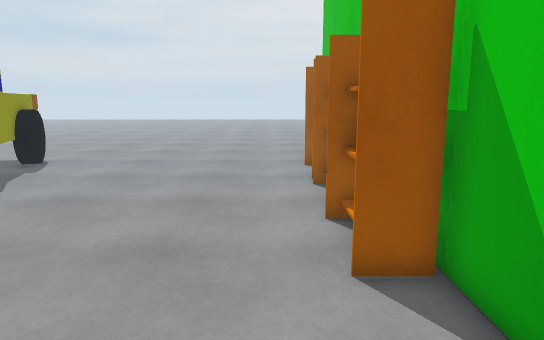
[1] (above)

19 first-person views from a walk through a Unity game level. The camera is 1.5 m above the floor, tilts 10° down and sees 70° across. The floor is counted in squares, 0.5 m on a side. Each view is taken from the middle of a square. On the plan, view 1 faces up. The plan holds only what a view shows up to about 20 squares ahead; the rest is blank. The place goes on beyond the plan. The player is left out.

[2]
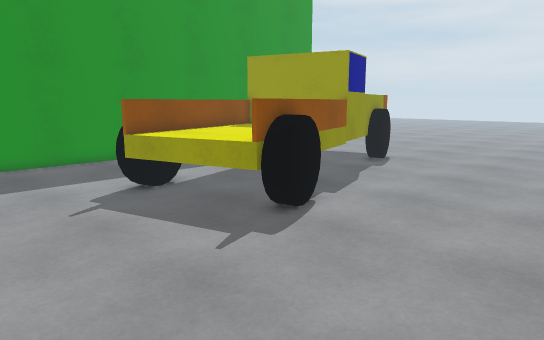

[3]
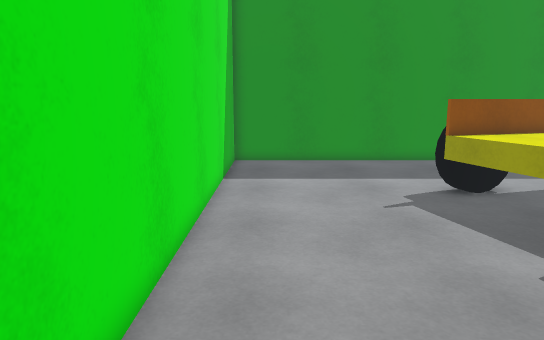

[4]
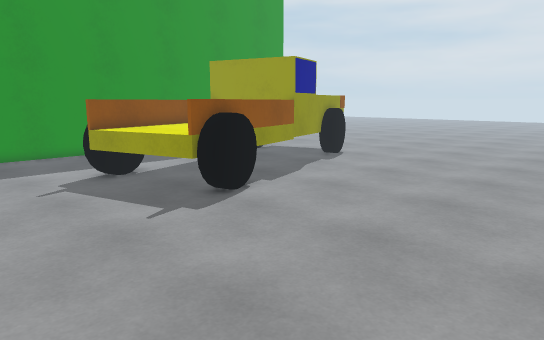

[5]
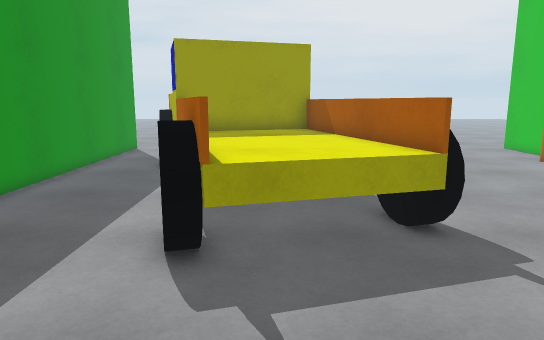

[6]
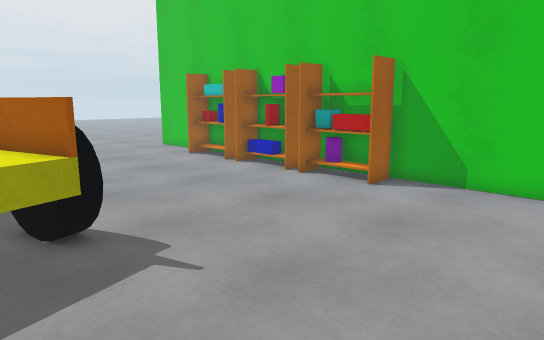

[7]
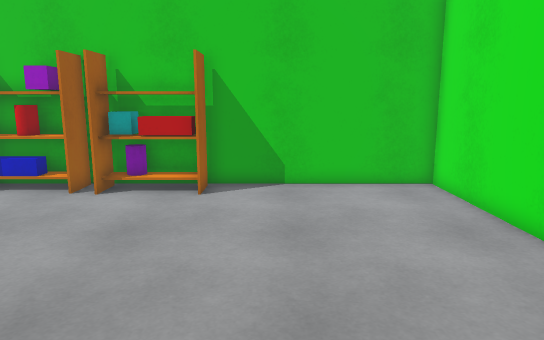

[8]
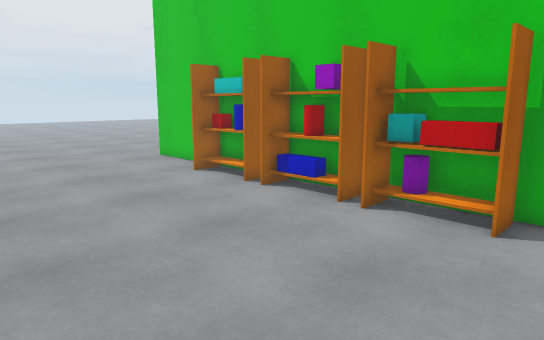

[9]
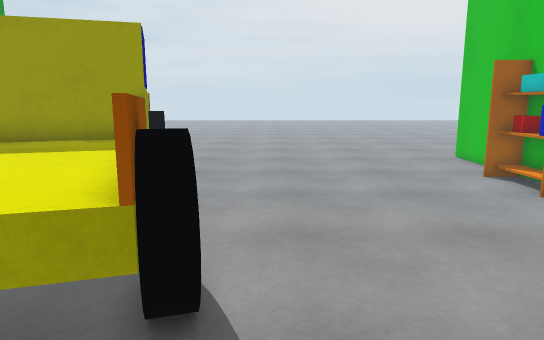

[10]
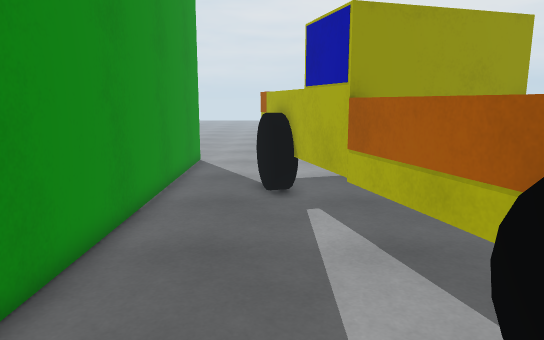

[11]
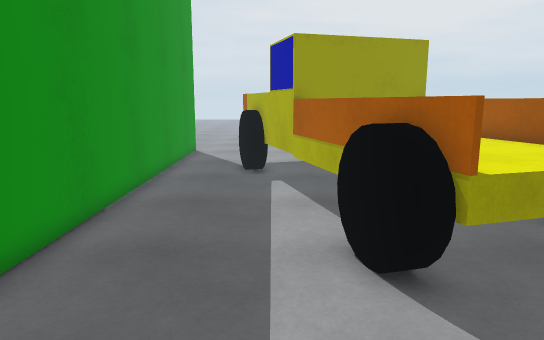

[12]
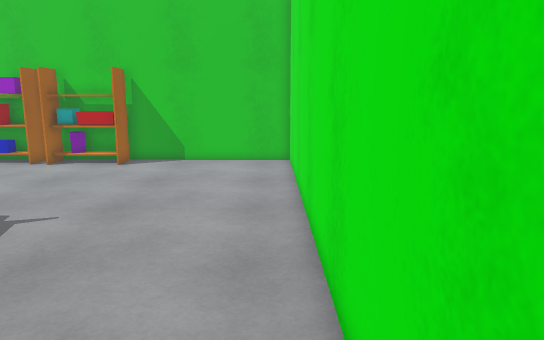

[13]
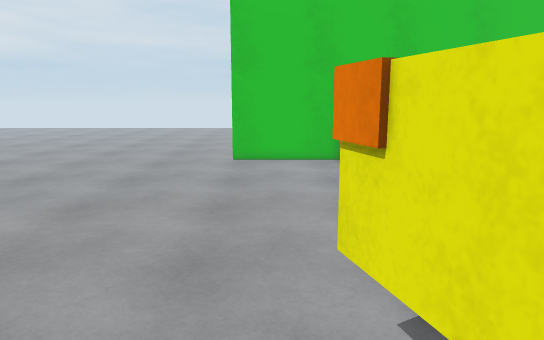

[14]
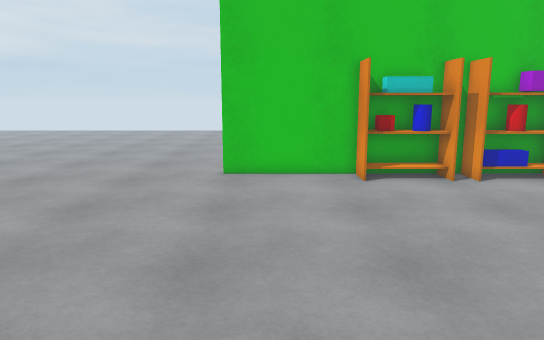

[15]
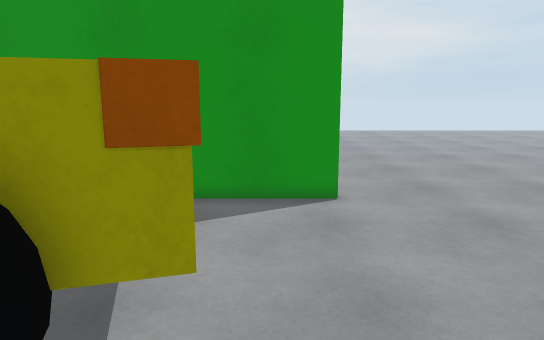

[16]
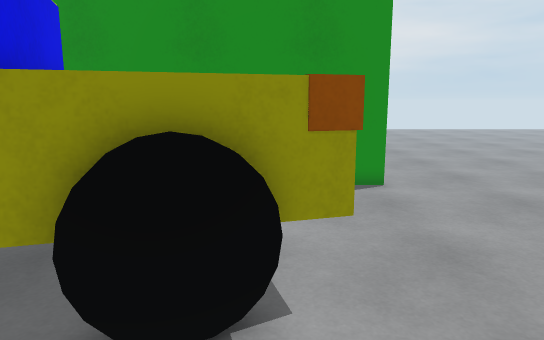

[17]
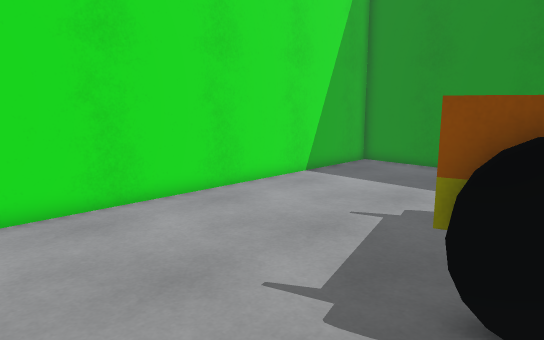

[18]
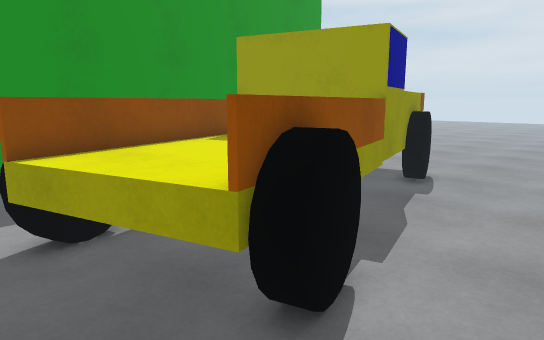

[19]
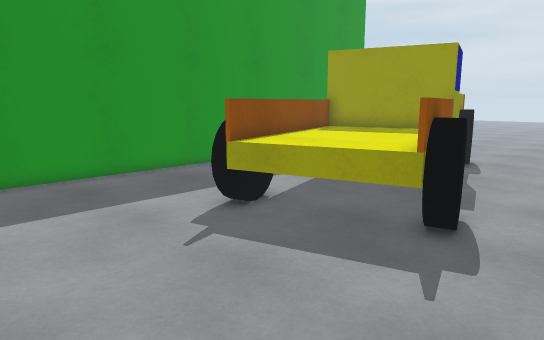

### Floor plan
Points are (right, up) in squares from view 1. A wall is a line through its corners. A room is listed if a view was taken in it or the views show most of it. See-through windows are left out.
Room 1 (views 1, 2, 3, 4, 5, 6, 7, 8, 9, 10, 11, 12, 14, 15, 16, 17, 18, 19)
walls: (-11.9, 18.6) (-10.5, 14) (-15.3, 12.6) (-16.5, 16.8); (-17, 18.4) (-17.2, 19.1); (-15.2, 20.5) (-13.6, 21); (-20.7, 20.6) (-20.7, -1.9) (3, -1.9) (3, 24.1)
ways out: opening at (-19, 19.7) to room 2; opening at (-14.5, 23.5) to room 2; opening at (3, 25)
objects: black disc (-17, 16) to (-17, 18); yellow block (-16, 15); black disc (-15, 6) to (-13, 8); other object (-15, 6) to (-9, 14); orange block (-13, 20) to (-13, 21); black disc (-12, 18) to (-11, 20); black disc (-9, 7) to (-8, 10); shelf (2, 6) to (2, 15); cyan block (2, 16) to (3, 17); shelf (2, 18)
Room 2 (view 13)
walls: (-20.7, 24.1) (-20.7, 20.6)
ways out: opening at (-19, 19.7) to room 1; opening at (-14.5, 23.5) to room 1; opening at (-21, 25)
objects: other object (-17, 20) to (-16, 20)

Where each view was taken, in squares from view 1:
view 1: 0 up, 0 right, facing up
view 2: 0 up, 1 left, facing up-left
view 3: 0 up, 1 left, facing left
view 4: 0 up, 2 right, facing up-left
view 5: 1 down, 12 left, facing up
view 6: 1 down, 11 left, facing up-right
view 7: 4 up, 11 left, facing right
view 8: 4 up, 8 left, facing up-right
view 9: 3 up, 7 left, facing up
view 10: 4 up, 17 left, facing up
view 11: 0 up, 16 left, facing up
view 12: 1 down, 17 left, facing right
view 13: 22 up, 17 left, facing right
view 14: 22 up, 13 left, facing right
view 15: 22 up, 9 left, facing left
view 16: 20 up, 7 left, facing left
view 17: 9 up, 3 left, facing down-left
view 18: 4 up, 5 left, facing up-left
view 19: 1 down, 5 left, facing up-left
